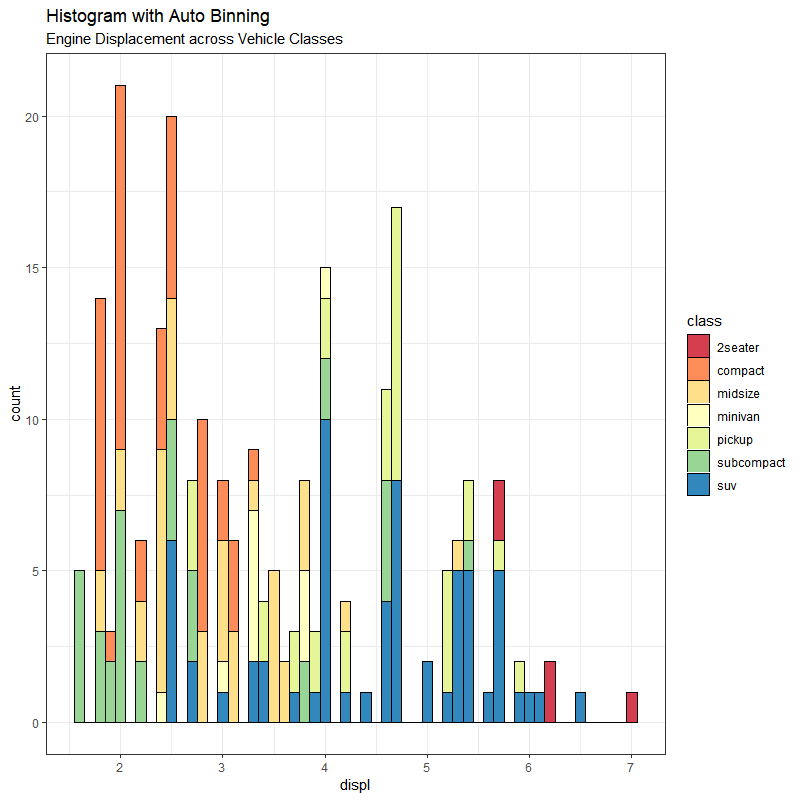

Reproduce this figure in R.
### HISTORGRAM WITH AUTO BINNING ###

# Import ggplot2 package
library(ggplot2)  

# Pre-set the black and white theme
theme_set(theme_bw())                         

gg <- ggplot(data = ,                         # name the plot variable and load data set
             aes()) +                         # set the x variable
  scale_fill_brewer(palette = "Spectral")     # type in the pallete style

gg + geom_histogram(aes(fill = ),             # type in the bin fill variable
                    binwidth = ,              # set the bin width (same scale as used in data frame)
                    col = "black",            # type in the bin border color
                    size = 0.1) +             # set the bin border width
  labs(title = "",                            # type in the plot title
       subtitle = "")                         # type in the plot subtitle

# EXAMPLE

library(ggplot2)
theme_set(theme_bw())

gg <- ggplot(data = mpg,
             aes(displ)) +
  scale_fill_brewer(palette = "Spectral")

gg + geom_histogram(aes(fill = class),
                    binwidth = .1,
                    col = "black",
                    size = 0.1) + 
  labs(title = "Histogram with Auto Binning",
       subtitle = "Engine Displacement across Vehicle Classes")
